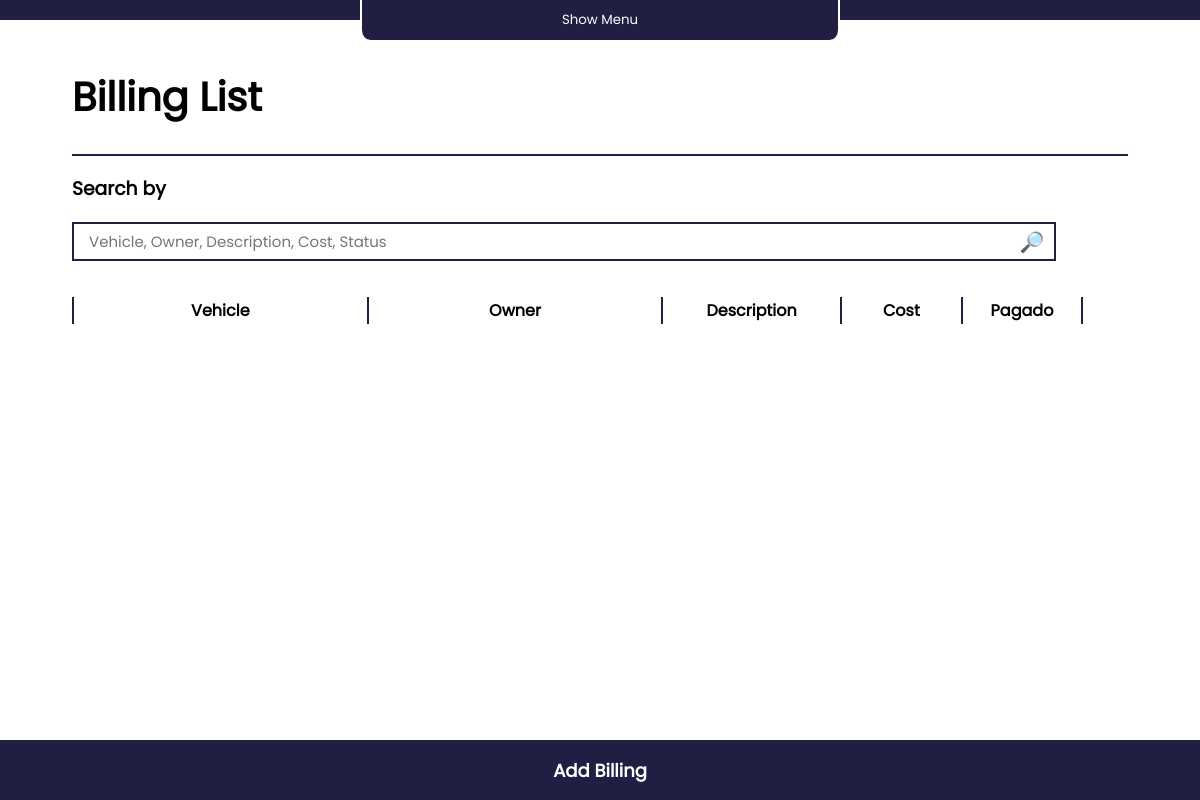
Page /billing/ (signed in) on the earlier database version.
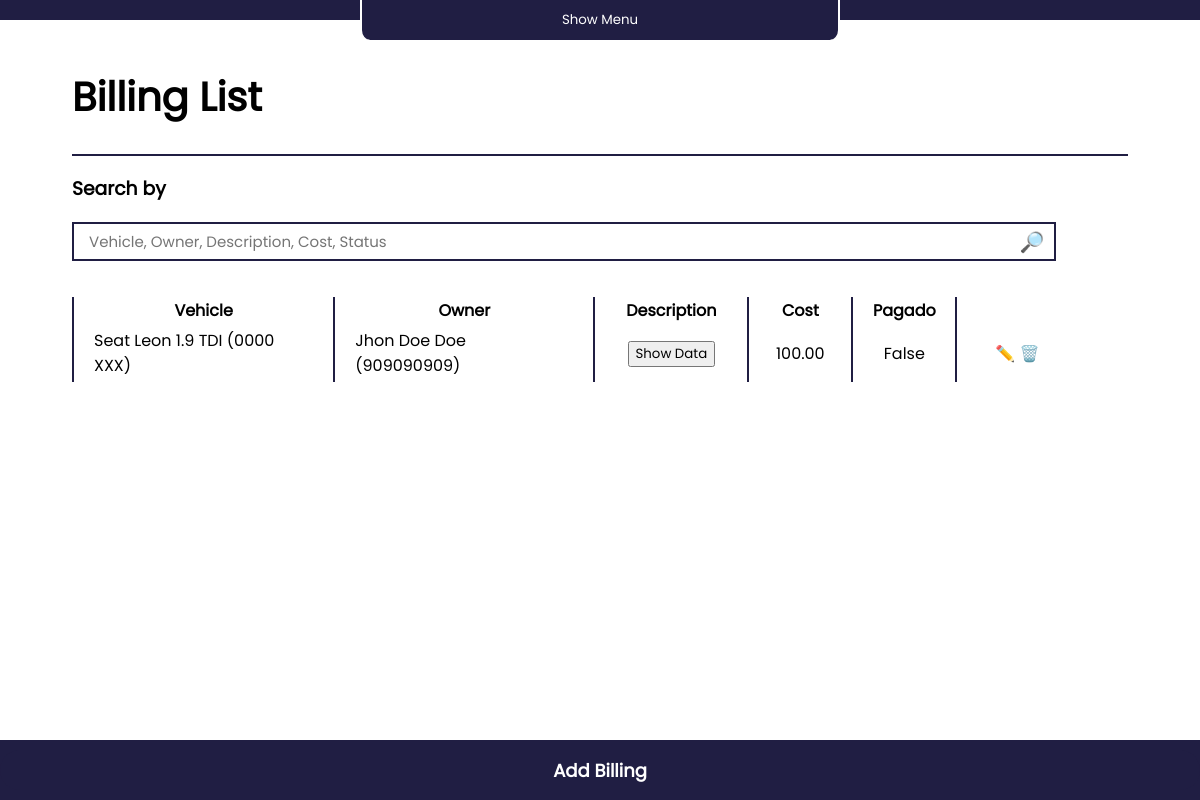
Same page on the later database version.
### webapp/models.py (models this page shows)
class Billing(models.Model):
        id = models.UUIDField(
                default=uuid_lib.uuid4,
                unique=True,
                primary_key=True,
                editable=False
        )
        user = models.ForeignKey(User, on_delete=models.DO_NOTHING)
        vehicle = models.ForeignKey(Vehicles, on_delete=models.DO_NOTHING)
        owner = models.ForeignKey(Clients, on_delete=models.DO_NOTHING)
        description = models.TextField()
        entry_date = models.DateField()
        departure_date = models.DateField()
        final_price = models.DecimalField(max_digits=10, decimal_places=2)
        status = models.BooleanField()

class Vehicles(models.Model):
        id = models.UUIDField(
                default=uuid_lib.uuid4,
                unique=True,
                primary_key=True,
                editable=False
        )
        user = models.ForeignKey(User, on_delete=models.DO_NOTHING)
        owner = models.ForeignKey(Clients, on_delete=models.DO_NOTHING)
        brand = models.CharField(max_length=50)
        model = models.CharField(max_length=50)
        year = models.IntegerField()
        license_plate = models.CharField(max_length=17)
        def __str__(self):
                return str(self.brand + ' ' + self.model + ' (' + self.license_plate + ')')

class Clients(models.Model):
        id = models.UUIDField(
                default=uuid_lib.uuid4,
                unique=True,
                primary_key=True,
                editable=False
        )
        user = models.ForeignKey(User, on_delete=models.DO_NOTHING)
        name = models.CharField(max_length=100)
        address = models.CharField(max_length=200)
        phone = models.CharField(max_length=15)
        email = models.EmailField()
        def __str__(self):
                return str(self.name +' (' + self.phone + ')')

### webapp/views.py (the view, shortened to what this page needs)
# urls.py: path('billing/',views.billing),
@login_required
def billing(request):
    if request.method == 'GET':
        query = request.GET.get('q', '')
        if query:
            billing = Billing.objects.filter(user=request.user).filter(Q(vehicle__icontains=query) | Q(owner__icontains=query) | Q(description__icontains=query) | Q(entry_date__icontains=query) | Q(departure_date__icontains=query) | Q(final_price__icontains=query))
        else:
            billing = Billing.objects.filter(user=request.user)
        return render(request, 'container_templates/billing.html', {'billing': billing, 'form': billingForm(user=request.user), 'query':query, })

### webapp/forms.py
class billingForm(forms.ModelForm):
    class Meta:
        model = Billing
        fields = ['vehicle', 'owner', 'description', 'entry_date','departure_date', 'final_price', 'status']
    def __init__(self, *args, **kwargs):
        user = kwargs.pop('user')
        super(billingForm, self).__init__(*args, **kwargs)
        self.fields['vehicle'].queryset = Vehicles.objects.filter(user=user)
        self.fields['owner'].queryset = Clients.objects.filter(user=user)

### webapp/templates/container_templates/billing.html (shortened to what this page needs)
{% extends "../template.html" %}
{% load i18n %}
{% block content %}
<link rel="stylesheet" href="\static\styles\main.css">
<link rel="stylesheet" href="\static\styles\billing.css">
<div class="div-generalTitle">
    <h1>{% if is_update %}{% trans "Edit Bill" %}{% else %}{% trans "Billing List" %}{% endif %}</h1>
</div>
<div id="div-content">
    <div id="div-searchEngine" {% if is_update %} style="visibility: hidden;" {% else %} style="visibility: visible" {% endif %}>
        <h3>{% trans "Search by" %}</h3>
        <form id="form-searchEngine" method="GET" action="">
            <input type="text" name="q" placeholder="Vehicle, Owner, Description, Cost, Status" value="{{ query }}">
            <button type="submit">{% trans "🔎" %}</button>
        </form>
    </div>
    <div id="div-generalTable" {% if is_update %} style="display: none;" {% else %} style="display: block;" {% endif %}>
        <table id="tableBilling">
            <thead>
                <tr>
                    <th id="billingList-th-vehicle">{% trans "Vehicle" %}</th>
                    <th id="billingList-th-owner">{% trans "Owner" %}</th>
                    <th id="billingList-th-description">{% trans "Description" %}</th>
                    <th id="billingList-th-cost">{% trans "Cost" %}</th>
                    <th id="billingList-th-status">{% trans "Pagado" %}</th>
                </tr>
            </thead>
            <tbody>
                {% for billing in billing %}
                <tr>
                    <td id="billingList-td-vehicle">{{ billing.vehicle }}</td>
                    <td id="billingList-td-owner">{{ billing.owner }}</td>
                    <td id="billingList-td-description"><button id="btn-showdata" onclick="showdata_billing(this.value)" value="{{ billing.description|linebreaksbr }}">Show Data</button></td>
                    <td id="billingList-td-cost">{{ billing.final_price }}</td>
                    <td id="billingList-td-status">{{ billing.status }}</td>
                    <td id="billingList-td-options">
                        <a href="/billing/update/{{ billing.id }}">✏️</a>
                        <a href="/billing/delete/{{ billing.id }}">🗑️</a>
                    </td>
                </tr>
                {% endfor %}
            </tbody>
        </table>
    </div>
</div>
<footer>
    {% if is_update %}
    <a href="/billing"><button id="button-GoBack">{% trans "Back" %}</button></a>
    {% else %}
    <button id="Button-addObject-footer">{% trans "Add Billing" %}</button>
    {% endif %}
</footer>
{% endblock %}

Differences in the rows shown:
added Billing: vehicle "Seat Leon 1.9 TDI (0000 XXX)", owner "Jhon Doe Doe (909090909)", final_price "100.00", status "False"
